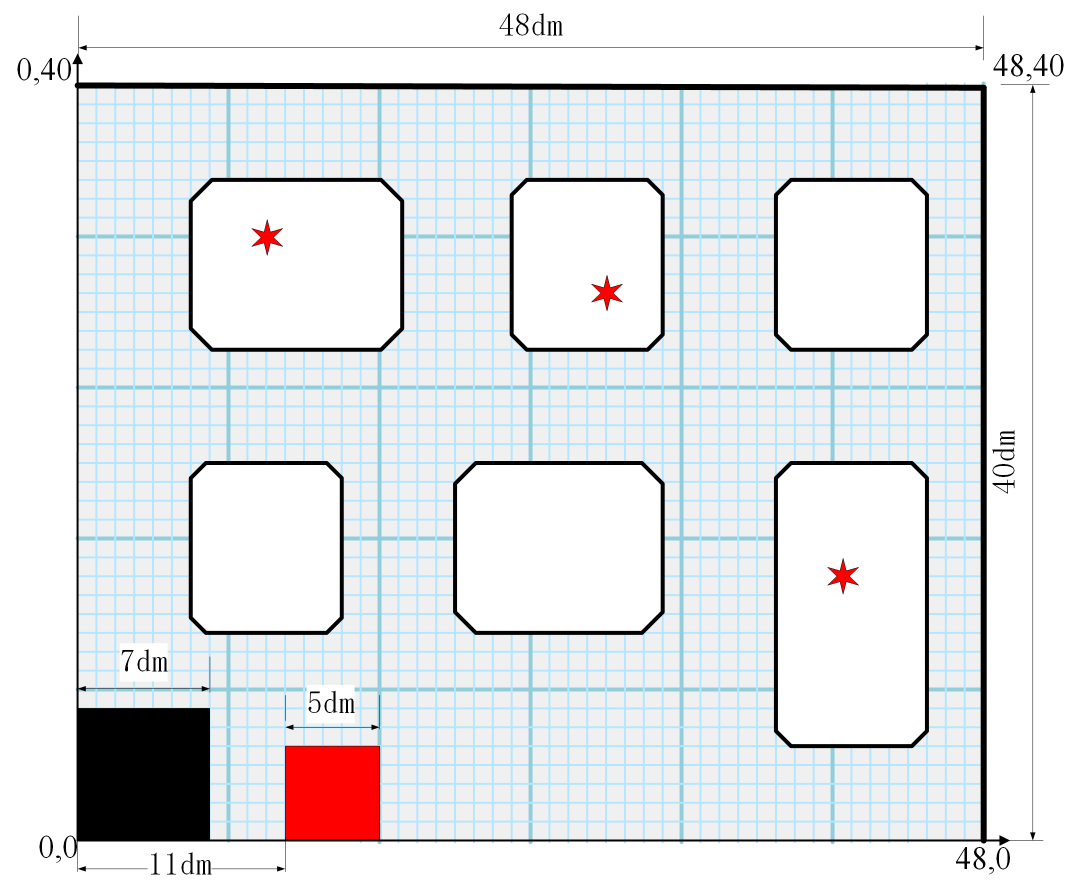
#> input picture 参考版本/IntelCup-2026-ground-station/ground_station/examples/competition_map_original.png, 2163 x 1792 px (shown at 1/2 size)
$ python -i fire_detector.py   (imports and definitions only)
#> lines starting #> are read from the running program, lines starting #| are printed output that depends on the picture; after the words box and inside, x2 and y2 are one past the last pixel; in counts of white or black regions, pixels touching at a corner belong together
#> further down, picture is the input picture: shape (1792, 2163, 3); mean B, G, R 232.8, 230.6, 228.1
from __future__ import annotations

import time
from dataclasses import dataclass

import cv2
import numpy as np

from models import FireDetection


@dataclass(frozen=True)
class FireDetectorConfig:
    min_confidence: float = 0.58
    min_area_ratio: float = 0.00004
    max_area_ratio: float = 0.20
    morphology_size: int = 5
    detect_simulated_markers: bool = True


class FireDetector:
    """Classical color/brightness detector for visible open flames.

    This is intentionally lightweight enough for the AMB82 snapshot stream.
    It is suitable for a competition prototype and controlled scenes, but it
    is not a replacement for a trained detector in complex environments.
    """

    def __init__(self, config: FireDetectorConfig | None = None) -> None:
        self.config = config or FireDetectorConfig()

    def detect(self, frame: np.ndarray) -> list[FireDetection]:
        if frame is None or frame.size == 0:
            return []

        height, width = frame.shape[:2]
#> height = 1792; width = 2163
        frame_area = float(width * height)
#> frame_area = 3876096
        blurred = cv2.GaussianBlur(frame, (5, 5), 0)
        hsv = cv2.cvtColor(blurred, cv2.COLOR_BGR2HSV)
#> hsv: shape (1792, 2163, 3); mean H, S, V 19.1, 10.3, 235.4
        blue, green, red = cv2.split(blurred)
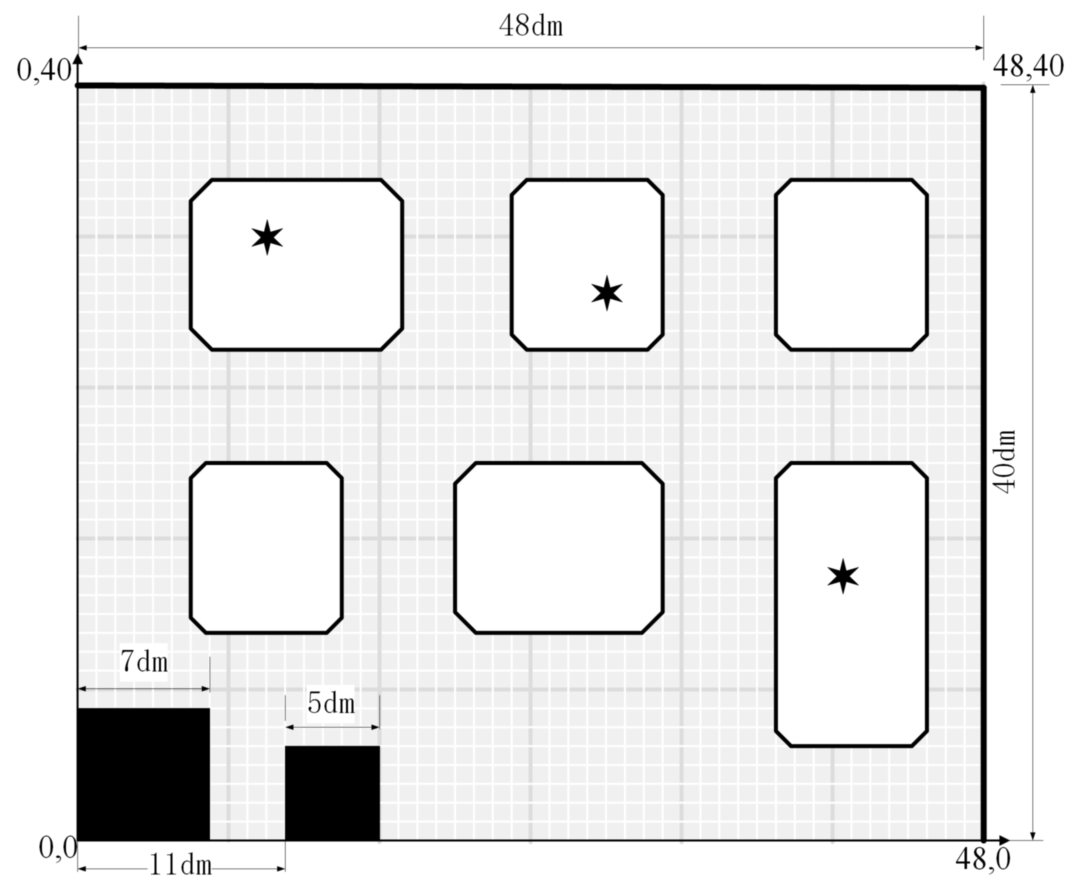
#> blue: shape (1792, 2163) (shown at 1/2 size); min 0, max 255, mean 232.8
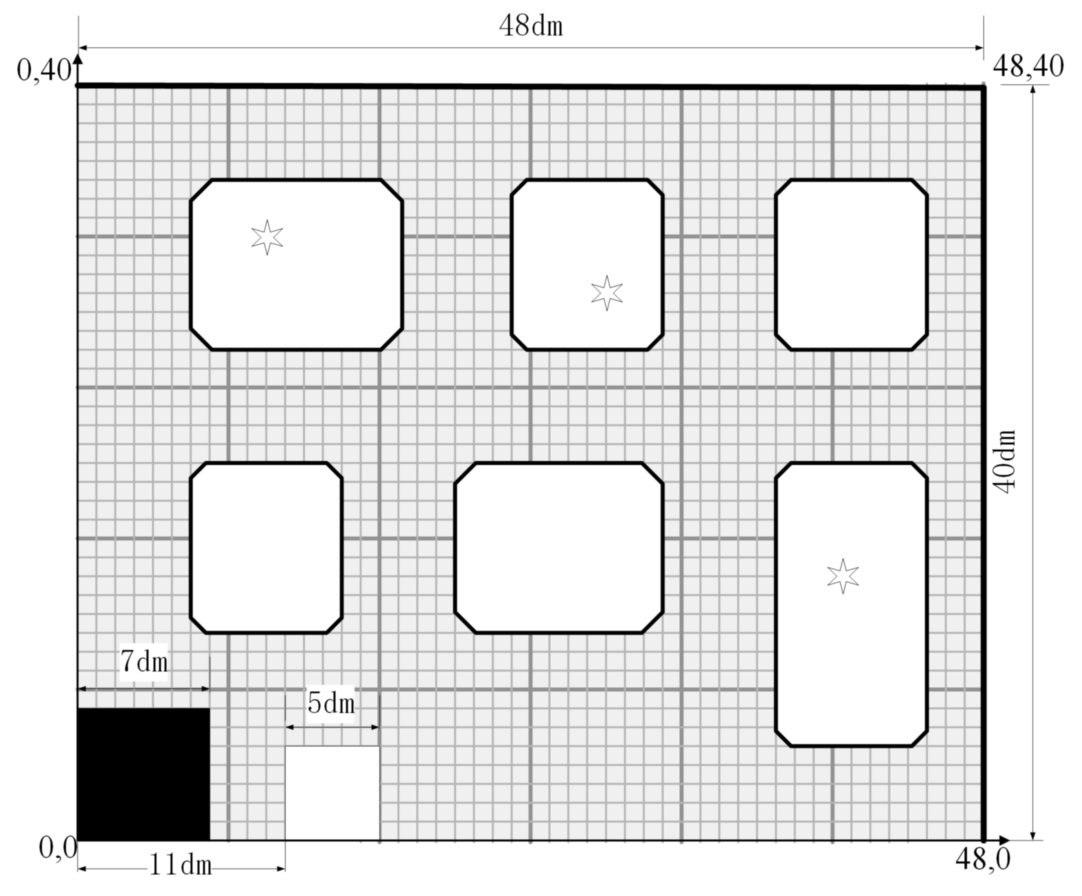
#> red: shape (1792, 2163) (shown at 1/2 size); min 0, max 255, mean 228.1

        orange_yellow = cv2.inRange(
            hsv,
            np.array((0, 105, 135), dtype=np.uint8),
            np.array((42, 255, 255), dtype=np.uint8),
        )
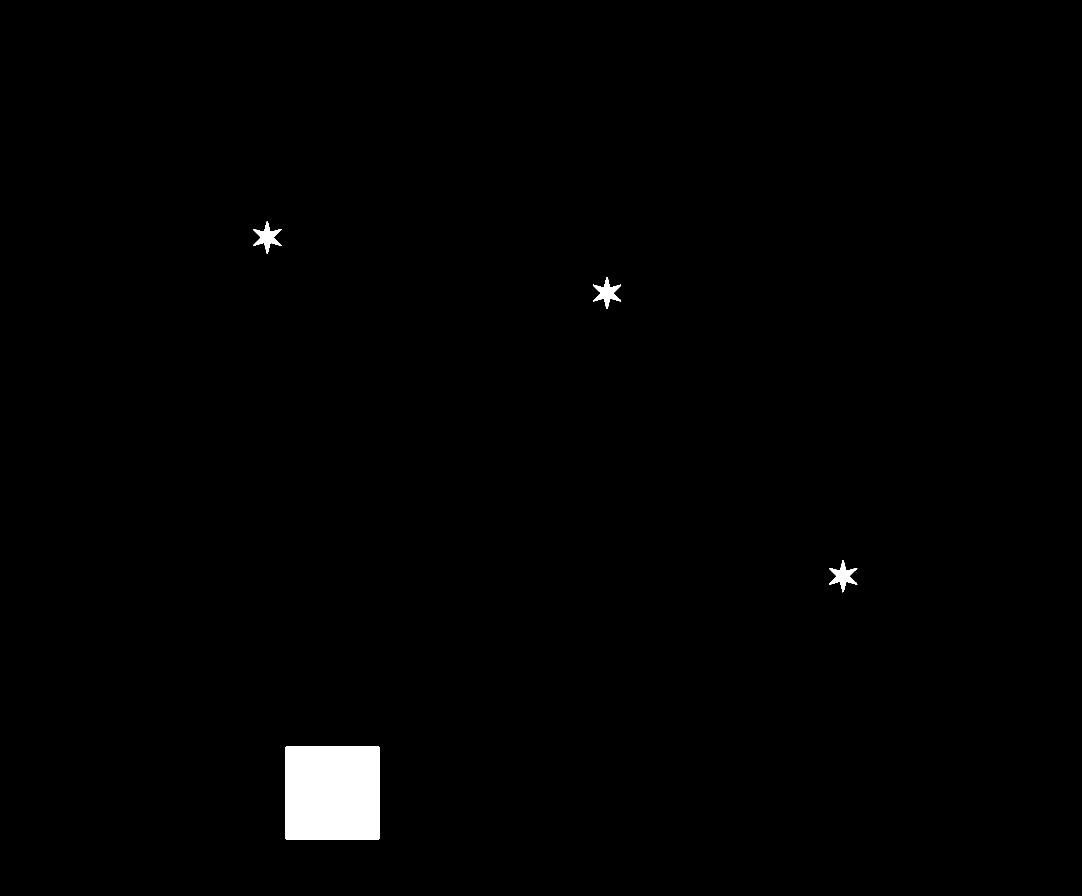
#> orange_yellow: shape (1792, 2163) (shown at 1/2 size); 1% white; 4 white regions, box (x1, y1, x2, y2) and area: (571, 1493, 759, 1679) 34964, (506, 443, 563, 507) 1380, (1658, 1120, 1715, 1185) 1374, (1186, 554, 1242, 618) 1371
        deep_red = cv2.inRange(
            hsv,
            np.array((170, 105, 120), dtype=np.uint8),
            np.array((180, 255, 255), dtype=np.uint8),
        )
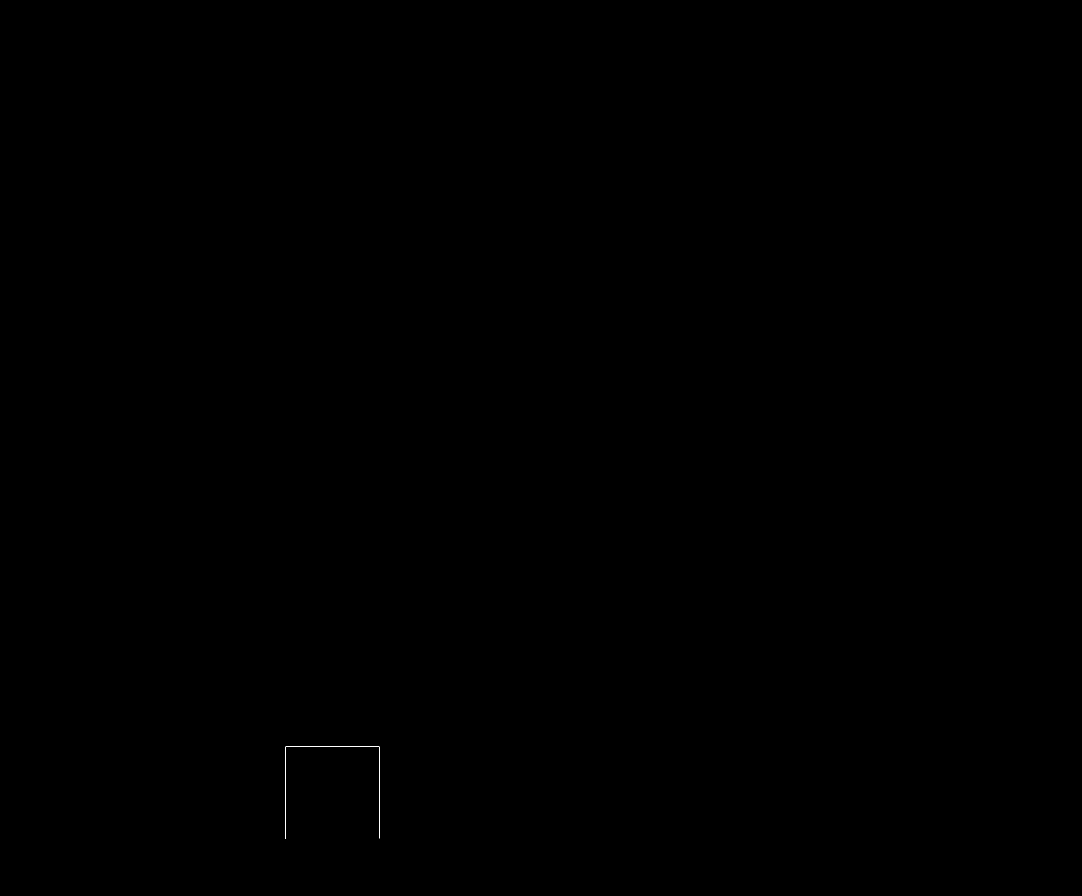
#> deep_red: shape (1792, 2163) (shown at 1/2 size); 0.01% white in thin lines or dots, all inside (x1, y1, x2, y2) = (570, 1492, 760, 1678)
        warm_hsv = cv2.bitwise_or(orange_yellow, deep_red)

        channel_rule = (
            (red.astype(np.int16) > 135)
            & (red.astype(np.int16) - blue.astype(np.int16) > 45)
            & (green.astype(np.int16) - blue.astype(np.int16) > 22)
            & (red.astype(np.float32) >= green.astype(np.float32) * 0.90)
        )
#> channel_rule: shape (1792, 2163) bool; every value is 0
        channel_mask = (channel_rule.astype(np.uint8) * 255)
        candidate_mask = cv2.bitwise_and(warm_hsv, channel_mask)

        bright_core_rule = (
            (red.astype(np.int16) > 205)
            & (green.astype(np.int16) > 145)
            & (blue.astype(np.int16) < 180)
            & (hsv[:, :, 2] > 215)
        )
        core_mask = bright_core_rule.astype(np.uint8) * 255

        kernel_size = max(3, self.config.morphology_size | 1)
        kernel = cv2.getStructuringElement(
            cv2.MORPH_ELLIPSE, (kernel_size, kernel_size)
        )
        candidate_mask = cv2.morphologyEx(
            candidate_mask, cv2.MORPH_OPEN, kernel, iterations=1
        )
        candidate_mask = cv2.morphologyEx(
            candidate_mask, cv2.MORPH_CLOSE, kernel, iterations=2
        )

        contours, _ = cv2.findContours(
            candidate_mask, cv2.RETR_EXTERNAL, cv2.CHAIN_APPROX_SIMPLE
        )
#> contours = []
        detections: list[FireDetection] = []
        min_area = max(24.0, frame_area * self.config.min_area_ratio)
#> min_area = 155
        max_area = frame_area * self.config.max_area_ratio
#> max_area = 775219.2

        for contour in contours:
            area = float(cv2.contourArea(contour))
            if area < min_area or area > max_area:
                continue

            x, y, box_width, box_height = cv2.boundingRect(contour)
            if box_width < 5 or box_height < 5:
                continue

            box_area = float(box_width * box_height)
            warm_pixels = cv2.countNonZero(
                candidate_mask[y : y + box_height, x : x + box_width]
            )
            core_pixels = cv2.countNonZero(
                core_mask[y : y + box_height, x : x + box_width]
            )
            warm_ratio = warm_pixels / max(1.0, box_area)
            core_ratio = core_pixels / max(1.0, box_area)
            if warm_ratio < 0.10 or core_ratio < 0.006:
                continue

            aspect_ratio = box_height / max(1.0, box_width)
            shape_score = max(0.0, 1.0 - abs(aspect_ratio - 1.25) / 2.0)
            area_score = min(1.0, area / max(1.0, frame_area * 0.0015))
            density_score = min(1.0, warm_ratio / 0.55)
            core_score = min(1.0, core_ratio / 0.18)
            confidence = (
                0.30
                + 0.22 * density_score
                + 0.22 * core_score
                + 0.14 * shape_score
                + 0.12 * area_score
            )
            confidence = float(np.clip(confidence, 0.0, 0.99))
            if confidence < self.config.min_confidence:
                continue

            padding_x = max(4, int(box_width * 0.18))
            padding_y = max(4, int(box_height * 0.18))
            left = max(0, x - padding_x)
            top = max(0, y - padding_y)
            right = min(width, x + box_width + padding_x)
            bottom = min(height, y + box_height + padding_y)

            detections.append(
                FireDetection(
                    bbox=(left, top, right - left, bottom - top),
                    confidence=confidence,
                    area=area,
                    center_x=x + box_width // 2,
                    center_y=y + box_height // 2,
                    frame_width=width,
                    frame_height=height,
                    warm_ratio=warm_ratio,
                    core_ratio=core_ratio,
                )
            )
#> this loop made 0 passes
#> after the loop, detections = []

        detections.sort(key=lambda item: item.confidence, reverse=True)
        if self.config.detect_simulated_markers:
            detections.extend(self._detect_simulated_markers(hsv, width, height))
            detections.sort(key=lambda item: item.confidence, reverse=True)
        return detections

    def _detect_simulated_markers(
        self, hsv: np.ndarray, width: int, height: int
    ) -> list[FireDetection]:
#> called with width = 2163, height = 1792
        frame_area = float(width * height)
#> frame_area = 3876096
        red_low = cv2.inRange(
            hsv,
            np.array((0, 175, 145), dtype=np.uint8),
            np.array((9, 255, 255), dtype=np.uint8),
        )
#> red_low: shape (1792, 2163); 1% white; 4 white regions, box (x1, y1, x2, y2) and area: (571, 1493, 759, 1679) 34964, (1659, 1121, 1714, 1184) 1212, (1187, 555, 1241, 617) 1202, (507, 444, 562, 506) 1195
        red_high = cv2.inRange(
            hsv,
            np.array((171, 175, 145), dtype=np.uint8),
            np.array((180, 255, 255), dtype=np.uint8),
        )
#> red_high: shape (1792, 2163); 0% white in thin lines or dots, all inside (x1, y1, x2, y2) = (571, 1493, 759, 1494)
        marker_mask = cv2.bitwise_or(red_low, red_high)
        kernel = cv2.getStructuringElement(cv2.MORPH_ELLIPSE, (3, 3))
        marker_mask = cv2.morphologyEx(
            marker_mask, cv2.MORPH_OPEN, kernel, iterations=1
        )
#> marker_mask: shape (1792, 2163); 0.99% white; 4 white regions, box (x1, y1, x2, y2) and area: (571, 1493, 759, 1679) 34964, (1660, 1122, 1714, 1183) 1198, (1187, 557, 1241, 616) 1191, (508, 444, 561, 506) 1187
        marker_mask = cv2.morphologyEx(
            marker_mask, cv2.MORPH_CLOSE, kernel, iterations=1
        )
#> marker_mask: shape (1792, 2163); 0.99% white; 4 white regions
        contours, _ = cv2.findContours(
            marker_mask, cv2.RETR_EXTERNAL, cv2.CHAIN_APPROX_SIMPLE
        )
#> contours = 4 contours; box (x1, y1, x2, y2) and area: (571, 1493, 759, 1679) 34593, (1660, 1122, 1714, 1183) 1089, (1187, 557, 1241, 616) 1084, (508, 444, 561, 506) 1081

        results: list[FireDetection] = []
        min_area = max(30.0, frame_area * 0.00002)
#> min_area = 77.52
        max_area = frame_area * 0.004
#> max_area = 15504.4
        for contour in contours:
            area = float(cv2.contourArea(contour))
            if area < min_area or area > max_area:
                continue

            perimeter = cv2.arcLength(contour, True)
            if perimeter <= 0:
                continue
            circularity = 4.0 * np.pi * area / (perimeter * perimeter)
            (center_x, center_y), radius = cv2.minEnclosingCircle(contour)
            enclosing_fill = area / max(1.0, np.pi * radius * radius)
            x, y, box_width, box_height = cv2.boundingRect(contour)
            aspect = box_width / max(1.0, box_height)
            if (
                circularity < 0.68
                or enclosing_fill < 0.55
                or not 0.55 <= aspect <= 1.80
            ):
                continue

            shape_score = min(
                1.0,
                0.60 * circularity / 0.90
                + 0.40 * enclosing_fill / 0.85,
            )
            confidence = float(np.clip(0.72 + 0.25 * shape_score, 0.0, 0.98))
            padding = max(4, round(radius * 0.30))
            left = max(0, x - padding)
            top = max(0, y - padding)
            right = min(width, x + box_width + padding)
            bottom = min(height, y + box_height + padding)
            results.append(
                FireDetection(
                    bbox=(left, top, right - left, bottom - top),
                    confidence=confidence,
                    area=area,
                    center_x=round(center_x),
                    center_y=round(center_y),
                    frame_width=width,
                    frame_height=height,
                    kind="simulated_marker",
                )
            )
#> this loop made 4 passes
#> (area, perimeter, circularity, center_x, center_y, radius, enclosing_fill, x) on passes 2 to 4: (1089, 259.9, 0.203, 1686.7, 1152.2, 30.21, 0.38, 1660), (1084, 257.1, 0.206, 1213.5, 585.5, 30.21, 0.378, 1187), (1081, 258.7, 0.203, 534, 474.5, 30.5, 0.37, 508)
#> area on pass 1: 34593
#> after the loop, results = []
        return results


class FireConfirmationTracker:
    """Confirms a candidate only after several consecutive positive frames."""

    # [72 lines left out: functions __init__, update, annotate_fire_detections, not called in this run]

>>> import cv2
>>> picture = cv2.imread('examples/competition_map_original.png')
>>> result = FireDetector().detect(picture)
#> result = []
